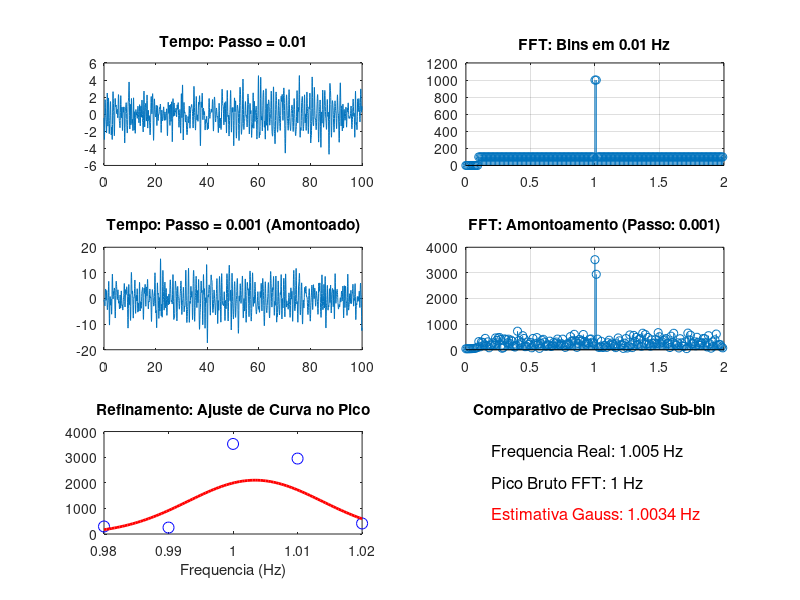

Source code (MATLAB):
clear all; close all; clc;

% --- Parametros de Simulacao ---
fs = 20;            % FPS do video
T_total = 100;      % Tempo total em segundos
Ts = 1/fs;
t = 0:Ts:T_total-Ts;
N = length(t);
delta_f = 1/T_total; % Resolucao real da FFT (0.01 Hz)

% FREQUENCIA DESAFIO: 1.005 Hz (Cai entre os bins 1.00 e 1.01)
f_alvo = 1.005; 

x_correto = zeros(1,N);
x_antigo = zeros(1,N);

% --- 1. SINAL COM PASSO = DELTA F (0.01) ---
for f = 0.1 : delta_f : 2.5
    if abs(f - f_alvo) < 0.006
        k = 1.0;
    else
        k = 0.1;
    end
    x_correto = x_correto + k * sin(2 * pi * f * t + 2 * pi * rand());
end

% --- 2. SINAL AMONTOADO (PASSO 0.001) ---
passo_antigo = 0.001;
for f = 0.1 : passo_antigo : 2.5
    if abs(f - f_alvo) < 0.006
        k = 1.0;
    else
        k = 0.1;
    end
    x_antigo = x_antigo + k * sin(2 * pi * f * t + 2 * pi * rand());
end

% --- Processamento FFT ---
X_correto = abs(fft(x_correto));
X_antigo = abs(fft(x_antigo));
eixo_f = (0:N-1) * (fs/N);

% --- 3. REFINAMENTO GAUSSIANO (Matteis 2020) ---
[mag_max, idx_max] = max(X_antigo(1:floor(N/2)));
% Seleciona 5 pontos ao redor do pico para a curva
janela = idx_max-2 : idx_max+2;
f_janela = eixo_f(janela);
mag_janela = X_antigo(janela);

% Ajuste parabolico no logaritmo (Metodologia Matteis)
% ln(Gaussiana) = Parabola
p = polyfit(f_janela, log(mag_janela), 2);
f_estimada_gauss = -p(2) / (2 * p(1));

% --- GRAFICOS ---
figure('Name', 'Analise de Precisao: FFT vs Gaussian Fitting');

% Linha 1: Resolucao Sincronizada
subplot(3,2,1); plot(t, x_correto); 
title(['Tempo: Passo = ', num2str(delta_f)]);
subplot(3,2,2); stem(eixo_f(1:floor(N/10)), X_correto(1:floor(N/10)));
title(['FFT: Bins em ', num2str(delta_f), ' Hz']); grid on;

% Linha 2: Amontoado com Passo 0.001
subplot(3,2,3); plot(t, x_antigo); 
title(['Tempo: Passo = ', num2str(passo_antigo), ' (Amontoado)']);
subplot(3,2,4); stem(eixo_f(1:floor(N/10)), X_antigo(1:floor(N/10)));
title(['FFT: Amontoamento (Passo: ', num2str(passo_antigo), ')']); grid on;

% Linha 3: O "Pulo do Gato" - Gaussian Fitting
subplot(3,2,5); 
plot(f_janela, mag_janela, 'bo', 'MarkerSize', 8); hold on;
f_curva = linspace(min(f_janela), max(f_janela), 100);
mag_curva = exp(polyval(p, f_curva));
plot(f_curva, mag_curva, 'r-', 'LineWidth', 2);
title('Refinamento: Ajuste de Curva no Pico'); xlabel('Frequencia (Hz)');

subplot(3,2,6);
text(0.1, 0.8, ['Frequencia Real: ', num2str(f_alvo), ' Hz'], 'FontSize', 12);
text(0.1, 0.5, ['Pico Bruto FFT: ', num2str(eixo_f(idx_max)), ' Hz'], 'FontSize', 12);
text(0.1, 0.2, ['Estimativa Gauss: ', num2str(f_estimada_gauss), ' Hz'], 'FontSize', 12, 'Color', 'red');
axis off; title('Comparativo de Precisao Sub-bin');

disp(['Concluido! Frequencia estimada: ', num2str(f_estimada_gauss), ' Hz']);
pause;
